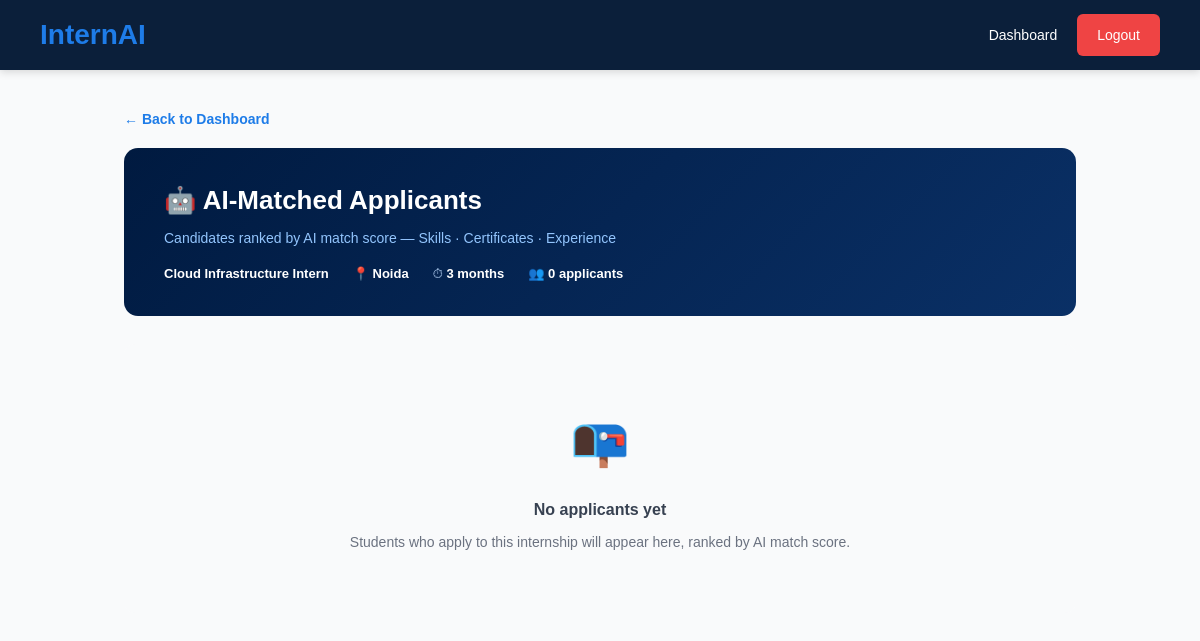
Screenshot of /org/internship/960/matched-candidates (signed in) with the database file from the repository.
### app.py (models this page shows)
class Internship(db.Model):
    id = db.Column(db.Integer, primary_key=True)
    organization_id = db.Column(db.Integer)  # Use organization_id to match existing DB
    title = db.Column(db.String(200))
    skills_required = db.Column(db.Text)
    capacity = db.Column(db.Integer)
    location = db.Column(db.String(200), default='Remote')
    duration = db.Column(db.String(100), default='3 months')
    stipend = db.Column(db.String(100))
    status = db.Column(db.String(50), default='pending')  # pending until admin verifies
    created_at = db.Column(db.DateTime, default=datetime.utcnow)
    admin_notes = db.Column(db.Text)

### app.py (the view, shortened to what this page needs)
@app.route('/org/internship/<int:internship_id>/matched-candidates')
@login_required
@role_required('organization')
def org_matched_candidates(internship_id):
    internship = Internship.query.get_or_404(internship_id)
    org = Organization.query.filter_by(user_id=current_user.id).first()
    if internship.organization_id != (org.id if org else None):
        return redirect(url_for('org_dashboard'))
    applications = Application.query.filter_by(internship_id=internship_id).all()
    candidates = []
    candidates.sort(key=lambda c: c['match_score'], reverse=True)
    return render_template('matched_candidates.html', internship=internship, candidates=candidates)

### app.py (called while the page is built)
def role_required(role):
    def decorator(f):
        @wraps(f)
        def decorated_function(*args, **kwargs):
            if not current_user.is_authenticated:
                return redirect(url_for('login'))
            if current_user.role != role:
                return redirect(url_for('home'))
            return f(*args, **kwargs)
        return decorated_function
    return decorator

@login_manager.user_loader
def load_user(user_id):
    return User.query.get(int(user_id))

### templates/matched_candidates.html (shortened to what this page needs)
{% extends "base.html" %} {% block content %}
<div class="mc-wrap">
  <a
    href="/organization"
    style="
      color: #1e7ce8;
      text-decoration: none;
      font-weight: 600;
      font-size: 14px;
    "
    >← Back to Dashboard</a
  >
  <div class="mc-header" style="margin-top: 16px">
    <h1>🤖 AI-Matched Applicants</h1>
    <p>
      Candidates ranked by AI match score — Skills · Certificates · Experience
    </p>
    <div class="mc-meta">
      <div class="mc-meta-item"><strong>{{ internship.title }}</strong></div>
      {% if internship.location %}
      <div class="mc-meta-item">
        📍 <strong>{{ internship.location }}</strong>
      </div>
      {% endif %} {% if internship.duration %}
      <div class="mc-meta-item">
        ⏱ <strong>{{ internship.duration }}</strong>
      </div>
      {% endif %}
      <div class="mc-meta-item">
        👥
        <strong
          >{{ candidates | length }} applicant{{ 's' if candidates | length != 1
          else '' }}</strong
        >
      </div>
    </div>
  </div>
  {% if candidates %} {% for c in candidates %} {% set score = c.match_score %}
  {% set grad = 'linear-gradient(135deg,#16a34a,#15803d)' if score >= 75 else
  'linear-gradient(135deg,#1e7ce8,#7c3aed)' if score >= 50 else
  'linear-gradient(135deg,#f59e0b,#d97706)' %}
  <div class="cand-card {% if loop.index == 1 %}rank-1{% endif %}" data-student-id="{{ c.student.id }}">>
    <div class="cand-score-circle" style="background:{{ grad }}">
      <span class="sv">{{ score }}%</span>
      <span class="sl">match</span>
    </div>
    <div class="cand-body">
      {% if loop.index == 1 %}
      <span
        style="
          font-size: 11px;
          font-weight: 700;
          padding: 3px 10px;
          border-radius: 20px;
          background: #ede9fe;
          color: #6d28d9;
          display: inline-block;
          margin-bottom: 6px;
        "
      >
        🏆 Best Match
      </span>
      {% endif %}
      <span class="app-status st-{{ c.application.status }}">
        {{ c.application.status | title }}
      </span>
      <div class="cand-name">{{ c.student.name }}</div>
      <div class="cand-email">{{ c.student.email }}</div>
      <div class="cand-stats">
        <div class="cand-stat">
          🎓 <strong>{{ c.cert_count }}</strong> Certificate{{ 's' if
          c.cert_count != 1 else '' }}
        </div>
        <div class="cand-stat">
          💼 <strong>{{ c.exp_count }}</strong> Experience{{ 's' if c.exp_count
          != 1 else '' }}
        </div>
        {% if c.profile and c.profile.location %}
        <div class="cand-stat">
          📍 <strong>{{ c.profile.location }}</strong>
        </div>
        {% endif %}
        <div class="cand-stat">
          <span
            class="readiness-badge"
            style="background:{{ '#dcfce7' if c.readiness_color == 'success' else '#fef9c3' if c.readiness_color == 'warning' else '#fee2e2' }};color:{{ '#166534' if c.readiness_color == 'success' else '#854d0e' if c.readiness_color == 'warning' else '#991b1b' }};"
          >
            {{ c.readiness }}
          </span>
        </div>
      </div>
      {% if c.matched_skills.matched_skills %}
      <div
        style="
          font-size: 12px;
          font-weight: 600;
          color: #374151;
          margin-bottom: 4px;
        "
      >
        Matched Skills
      </div>
      <div class="skill-row">
        {% for sk in c.matched_skills.matched_skills[:6] %}
        <span class="sk sk-match">✓ {{ sk }}</span>
        {% endfor %}
      </div>
      {% endif %} {% if c.matched_skills.missing_skills %}
      <div
        style="
          font-size: 12px;
          font-weight: 600;
          color: #374151;
          margin: 6px 0 4px;
        "
      >
        Missing Skills
      </div>
      <div class="skill-row">
        {% for sk in c.matched_skills.missing_skills[:4] %}
        <span class="sk sk-miss">✗ {{ sk }}</span>
        {% endfor %}
      </div>
      {% endif %}
    </div>
    <div class="cand-actions">
      <a href="/org/candidate/{{ c.profile.id }}" class="btn-view"
        >View Profile</a
      >
      <button
        class="btn-view"
        onclick="unviewCandidate({{ c.profile.id }})"
        style="background: #f3f4f6; color: #374151;"
      >
        Underview
      </button>
      <div id="actions-{{ c.student.id }}">
        {% if c.application.status == 'shortlisted' %}
        <button class="btn-shortlist" disabled style="opacity: 0.6; cursor: not-allowed;">
          ✓ Shortlisted
        </button>
        <button
          class="btn-reject"
          onclick="confirmReject({{ internship.id }}, {{ c.student.id }}, 'rejected')"
        >
          Reject
        </button>
        {% elif c.application.status == 'rejected' %}
        <button
          class="btn-shortlist"
          onclick="updateStatus({{ internship.id }}, {{ c.student.id }}, 'shortlisted')"
        >
          Shortlist
        </button>
        <button class="btn-reject" disabled style="opacity: 0.6; cursor: not-allowed;">
          ✗ Rejected
        </button>
        {% else %}
        <button
          class="btn-shortlist"
          onclick="updateStatus({{ internship.id }}, {{ c.student.id }}, 'shortlisted')"
        >
          Shortlist
        </button>
        <button
          class="btn-reject"
          onclick="confirmReject({{ internship.id }}, {{ c.student.id }}, 'rejected')"
        >
          Reject
        </button>
        {% endif %}
      </div>
    </div>
  </div>
  {% endfor %} {% else %}
  <div
    style="
      text-align: center;
      padding: 60px;
      background: #f9fafb;
      border-radius: 12px;
    "
  >
    <div style="font-size: 48px; margin-bottom: 16px">📭</div>
    <p
      style="color: #374151; font-size: 16px; font-weight: 600; margin: 0 0 8px"
    >
      No applicants yet
    </p>
    <p style="color: #6b7280; font-size: 14px; margin: 0">
      Students who apply to this internship will appear here, ranked by AI match
      score.
    </p>
  </div>
  {% endif %}
</div>
{% endblock %}

### static/style.css (style rules this page uses)
* { margin: 0; padding: 0; box-sizing: border-box; font-family: Arial, sans-serif; }
body { background: #f8fafc; color: #0b1f3a; }

### static/org.css (style rules this page uses)
:root { --primary-dark: #001a40; --primary-blue: #1e7ce8; --success: #22c55e; --danger: #ef4444; --warning: #fbbf24; --text-white: #ffffff; --text-dark: #333333; --text-light: #666666; --bg-white: #ffffff; --bg-light: #f9fafb; --border-color: #e5e7eb; --shadow-sm: 0 2px 8px rgba(0, 0, 0, 0.08); --shadow-md: 0 4px 16px rgba(0, 0, 0, 0.12); }
* { margin: 0; padding: 0; box-sizing: border-box; }
body { font-family: 'Segoe UI', Tahoma, Geneva, Verdana, sans-serif; background-color: var(--bg-light); color: var(--text-dark); line-height: 1.6; }

### templates/matched_candidates.html (style rules this page uses)
.mc-wrap { max-width: 1000px; margin: 36px auto; padding: 0 24px; }
.mc-header { background: linear-gradient(135deg, #001a40, #0a3066); border-radius: 14px; padding: 32px 40px; color: #fff; margin-bottom: 28px; }
.mc-header h1 { font-size: 26px; font-weight: 800; margin: 0 0 6px; }
.mc-header p { color: #93c5fd; font-size: 14px; margin: 0; }
.mc-meta { display: flex; gap: 24px; margin-top: 14px; flex-wrap: wrap; }
.mc-meta-item { font-size: 13px; color: #bfdbfe; }
.mc-meta-item strong { color: #fff; }

### rows the page displays
Internship: title "Cloud Infrastructure Intern", location "Noida", duration "3 months"

### other values shown
{{ candidates | length }} "0"
{{ 's' if candidates | length != 1
          else '' }} "s"
